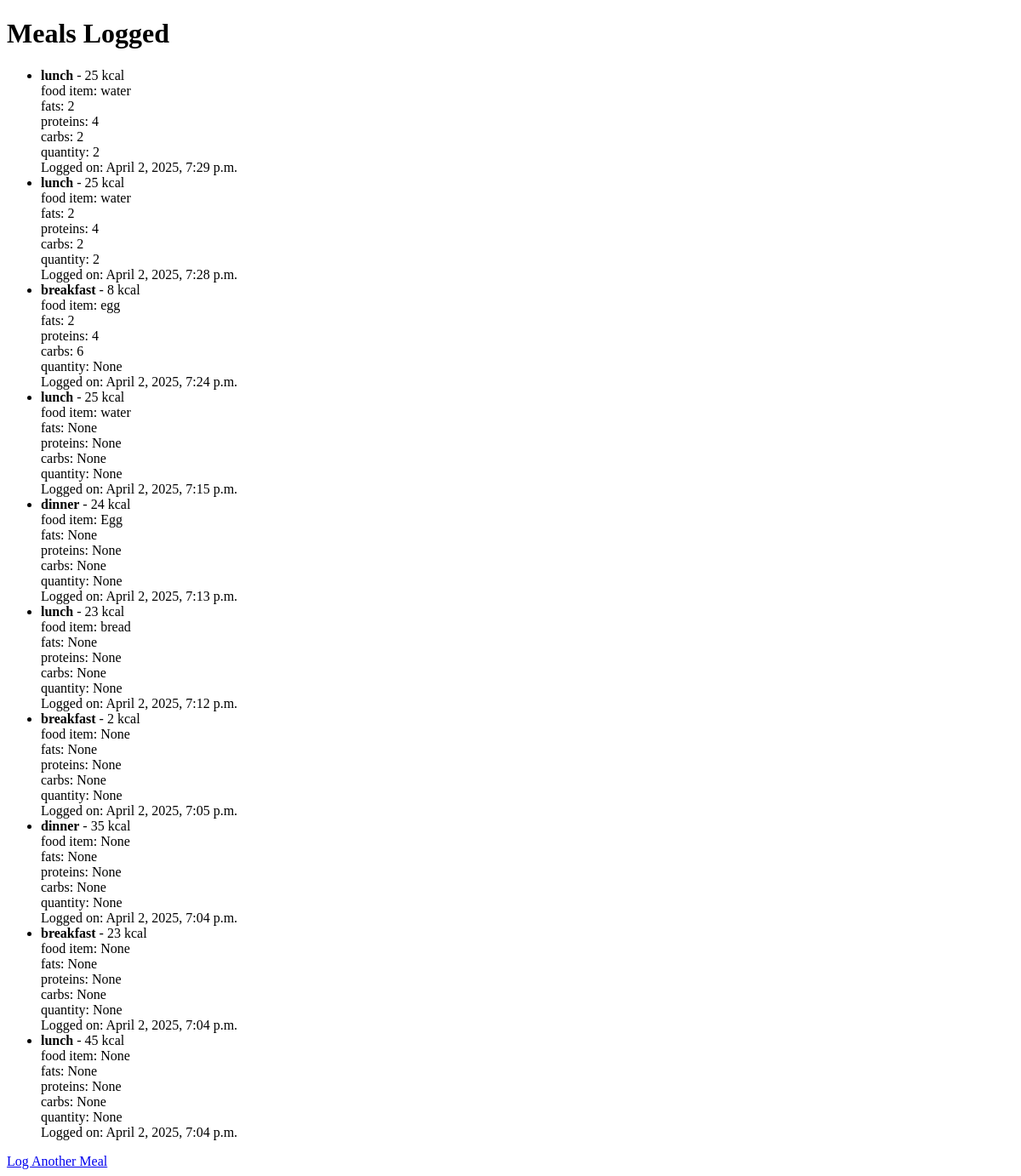
The app's page /meal_list/ (signed in), older data.
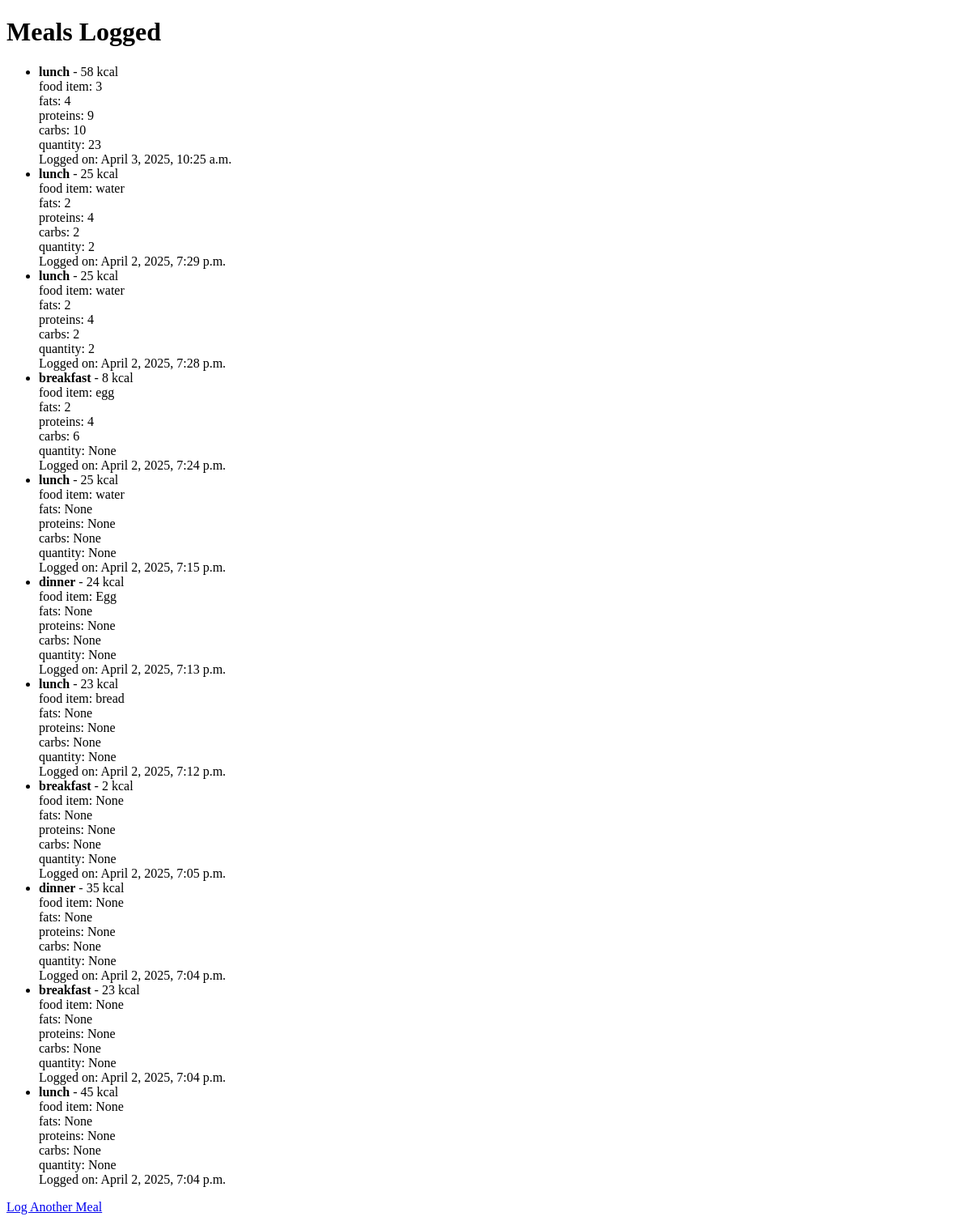
The same page, newer data.
### FitFair/models.py (models this page shows, shortened)
class Meal(models.Model):
    user= models.ForeignKey('CustomUser', on_delete=models.CASCADE)
    MEALTYPE_CHOICES = [
    ('breakfast', 'breakfast'),
    ('lunch', 'lunch'),
    ('dinner', 'dinner')
    ]
    meal_of_the_day = models.CharField(max_length=255,choices=MEALTYPE_CHOICES, null=False, blank=False)
    food_item = models.CharField(max_length=255, null=True, blank=True)
    fats = models.CharField(max_length=255, null=True, blank=True)
    proteins = models.CharField(max_length=255, null=True, blank=True)
    carbs = models.CharField(max_length=255, null=True, blank=True)
    quantity = models.IntegerField(null=True, blank=True)
    total_calories = models.PositiveIntegerField()
    date = models.DateTimeField(auto_now_add=True)

### FitFair/views.py (the view)
# urls.py: path('meal_list/', meal_list, name='meal_list'),
@login_required
def meal_list(request):
    meals = Meal.objects.filter(user=request.user).order_by('-date')
    return render(request, 'FitFair/meal_list.html', {'meals': meals})

### FitFair/templates/Fitfair/meal_list.html (shortened to what this page needs)
<!DOCTYPE html>
<html>
<head>
</head>
<body>
    <h1>Meals Logged</h1>
    <ul>
        {% for meal in meals %}
            <li>
                <strong>{{ meal.meal_of_the_day }}</strong> - {{ meal.total_calories }} kcal
                <br>
                food item: {{meal.food_item}}
                <br>
                fats: {{meal.fats}}
                <br>
                proteins: {{meal.proteins}}
                <br>
                carbs: {{meal.carbs}}
                <br>
                quantity: {{meal.quantity}}
                <br>
                Logged on: {{ meal.date }}
            </li>
        {% endfor %}
    </ul>
    <a href="{% url 'log_meal' %}">Log Another Meal</a>
</body>
</html>

Row changes from the older to the newer data that the page shows:
added Meal: meal_of_the_day "lunch", total_calories "58", food_item "3", fats "4", proteins "9", carbs "10", quantity "23", date "April 3, 2025, 10:25 a.m."
